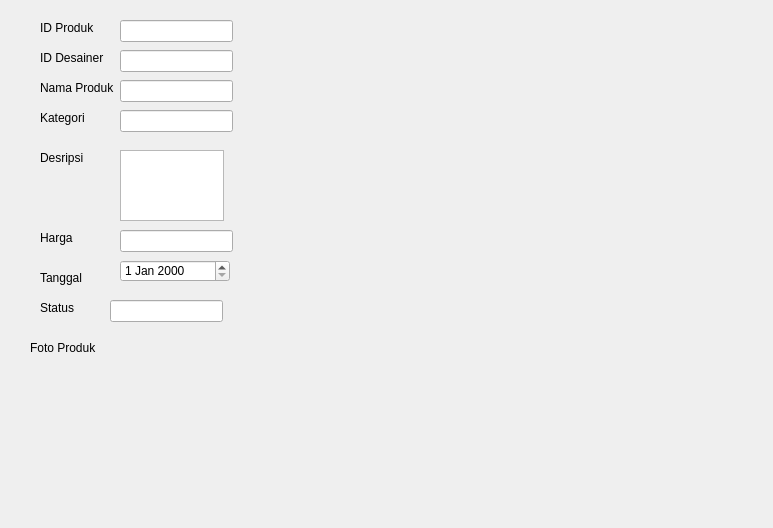
<?xml version="1.0" encoding="UTF-8"?>
<ui version="4.0">
 <class>Form</class>
 <widget class="QWidget" name="Form">
  <property name="geometry">
   <rect>
    <x>0</x>
    <y>0</y>
    <width>773</width>
    <height>528</height>
   </rect>
  </property>
  <property name="windowTitle">
   <string>Form</string>
  </property>
  <widget class="QLabel" name="label">
   <property name="geometry">
    <rect>
     <x>40</x>
     <y>20</y>
     <width>71</width>
     <height>16</height>
    </rect>
   </property>
   <property name="text">
    <string>ID Produk</string>
   </property>
  </widget>
  <widget class="QLabel" name="label_2">
   <property name="geometry">
    <rect>
     <x>40</x>
     <y>50</y>
     <width>71</width>
     <height>16</height>
    </rect>
   </property>
   <property name="text">
    <string>ID Desainer</string>
   </property>
  </widget>
  <widget class="QLabel" name="label_3">
   <property name="geometry">
    <rect>
     <x>40</x>
     <y>80</y>
     <width>81</width>
     <height>16</height>
    </rect>
   </property>
   <property name="text">
    <string>Nama Produk</string>
   </property>
  </widget>
  <widget class="QLabel" name="label_4">
   <property name="geometry">
    <rect>
     <x>40</x>
     <y>110</y>
     <width>49</width>
     <height>16</height>
    </rect>
   </property>
   <property name="text">
    <string>Kategori</string>
   </property>
  </widget>
  <widget class="QLabel" name="label_5">
   <property name="geometry">
    <rect>
     <x>40</x>
     <y>150</y>
     <width>49</width>
     <height>16</height>
    </rect>
   </property>
   <property name="text">
    <string>Desripsi</string>
   </property>
  </widget>
  <widget class="QLabel" name="label_6">
   <property name="geometry">
    <rect>
     <x>40</x>
     <y>230</y>
     <width>49</width>
     <height>16</height>
    </rect>
   </property>
   <property name="text">
    <string>Harga</string>
   </property>
  </widget>
  <widget class="QLabel" name="label_7">
   <property name="geometry">
    <rect>
     <x>40</x>
     <y>270</y>
     <width>49</width>
     <height>16</height>
    </rect>
   </property>
   <property name="text">
    <string>Tanggal</string>
   </property>
  </widget>
  <widget class="QLabel" name="label_8">
   <property name="geometry">
    <rect>
     <x>40</x>
     <y>300</y>
     <width>49</width>
     <height>16</height>
    </rect>
   </property>
   <property name="text">
    <string>Status</string>
   </property>
  </widget>
  <widget class="QLabel" name="label_9">
   <property name="geometry">
    <rect>
     <x>30</x>
     <y>340</y>
     <width>71</width>
     <height>16</height>
    </rect>
   </property>
   <property name="text">
    <string>Foto Produk</string>
   </property>
  </widget>
  <widget class="QLineEdit" name="editProduk">
   <property name="geometry">
    <rect>
     <x>120</x>
     <y>20</y>
     <width>113</width>
     <height>22</height>
    </rect>
   </property>
  </widget>
  <widget class="QLineEdit" name="editDesain">
   <property name="geometry">
    <rect>
     <x>120</x>
     <y>50</y>
     <width>113</width>
     <height>22</height>
    </rect>
   </property>
  </widget>
  <widget class="QLineEdit" name="editNmproduk">
   <property name="geometry">
    <rect>
     <x>120</x>
     <y>80</y>
     <width>113</width>
     <height>22</height>
    </rect>
   </property>
  </widget>
  <widget class="QLineEdit" name="editKategori">
   <property name="geometry">
    <rect>
     <x>120</x>
     <y>110</y>
     <width>113</width>
     <height>22</height>
    </rect>
   </property>
  </widget>
  <widget class="QTextEdit" name="textDesripsi">
   <property name="geometry">
    <rect>
     <x>120</x>
     <y>150</y>
     <width>104</width>
     <height>71</height>
    </rect>
   </property>
  </widget>
  <widget class="QLineEdit" name="editHarga">
   <property name="geometry">
    <rect>
     <x>120</x>
     <y>230</y>
     <width>113</width>
     <height>22</height>
    </rect>
   </property>
  </widget>
  <widget class="QDateEdit" name="dateTanggal">
   <property name="geometry">
    <rect>
     <x>120</x>
     <y>260</y>
     <width>110</width>
     <height>22</height>
    </rect>
   </property>
  </widget>
  <widget class="QLineEdit" name="editStatus">
   <property name="geometry">
    <rect>
     <x>110</x>
     <y>300</y>
     <width>113</width>
     <height>22</height>
    </rect>
   </property>
  </widget>
 </widget>
 <resources/>
 <connections/>
</ui>
